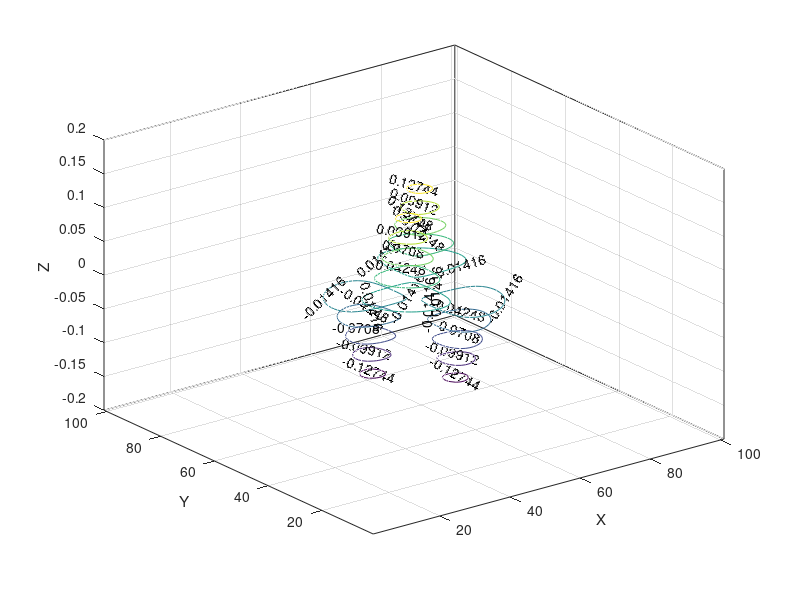

Write the MATLAB code that produced this figure.
[x,y] = meshgrid(-5:.1:5);
z = exp(-x.^2-y.^2).*sin(x).*sin(y);
figure
contour3(z,'ShowText','on')
xlabel('X')
ylabel('Y')
zlabel('Z')